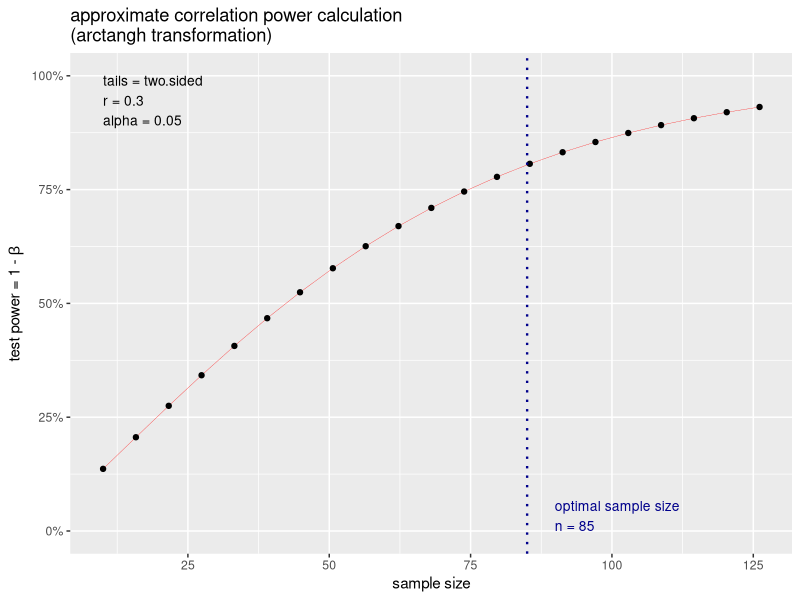

The R source for this figure:
# Loading the datasets

#Dataset 1 constains the details about the production of different diary products such as cheese,butter and skimmed milk.
Diray_products_production_details <- read.csv("Production of Dairy Products (000 Tonnes) by Product and Month.csv")

#Dataset 2 constains the details about the Diary Industrial Turnover Index.
Diray_products_turnover_details<- read.csv("Diary Industrial Production and Turnover Index.csv")

# The research question is to identify which diary products production 
# affect the diary industry turnover for the past 10 years in Ireland
# Hence, A Hypothesis testing is done for below conditions
# H0 =  The production of butter does not contribute more to the diary industry turnover than cheese and skimmed milk  
# H1 =  The production of butter contributers more to the diary industry turnover than cheese and skimmed milk

# Inorder to identifiy the realtion between varibles the following steps are carried out  

# 1. used shapiro.test to check if the data set is normally distributed or not. 

# There are three different diary products, all the products are checked against the turnover in testing.
# Hence,the normality test is done for all the three Diary products as below

normality_test_cheese <- shapiro.test(Diray_products_production_details$Cheese)
normality_test_cheese$p.value

normality_test_butter <- shapiro.test(Diray_products_production_details$Butter)
normality_test_butter$p.value

normality_test_Skimmed_Milk <- shapiro.test(Diray_products_production_details$Skimmed_Milk)
normality_test_Skimmed_Milk$p.value

# Normality test for Diary Industry trunover 
normality_test_Turnover <- shapiro.test(Diray_products_turnover_details$Diary_Industrial_Turnover_Index)
normality_test_Turnover$p.value

# Implemeting the pwr package for power analysis 
install.packages("pwr")
library(pwr)
library(dplyr)

# 2. calculating the effect size.
effetive_size <- cohen.ES(test = "r", size = "medium")
effetive_size

# 3. Finding the relationship using corelation pwr.r.test() test. 
sample_size <- pwr.r.test(r = effetive_size$effect.size, sig.level = 0.05, power = 0.8)
sample_size
plot(sample_size)

# Merging the two different dataset.
Merge_data <- merge(Diray_products_production_details,Diray_products_turnover_details)

# 4.passing the sample number of records,
sample_data <- sample_n(Merge_data, 85)
head(sample_data)
str(sample_data)
nrow(sample_data)

# Finding the p-value and co-relation values for all three products against the trunover individually 


corr_test_cheese <- cor.test(sample_data$Cheese, sample_data$Diary_Industrial_Turnover_Index, method = "spearman" )
corr_test_cheese

corr_test_Butter <- cor.test(sample_data$Butter, sample_data$Diary_Industrial_Turnover_Index, method = "spearman")
corr_test_Butter

corr_test_skimmed_milk <- cor.test(sample_data$Skimmed_Milk, sample_data$Diary_Industrial_Turnover_Index, method = "spearman")
corr_test_skimmed_milk
